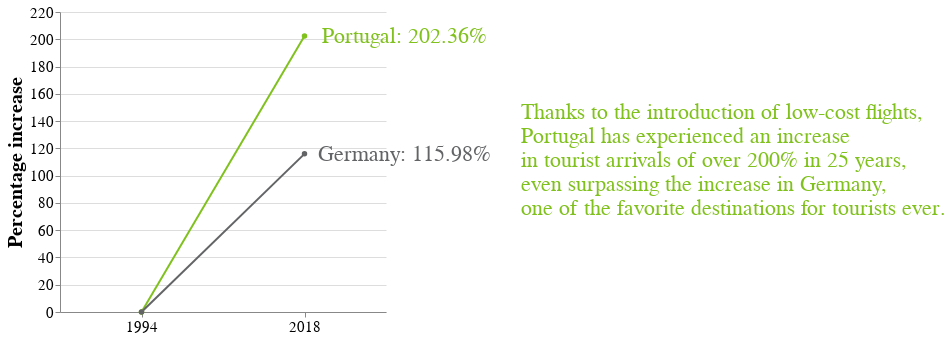

This figure's notebook cell:
### Markdown cell above
## From information to knowledge

Add a context

### Code cell
# build the annotation 
annotation = f"""Thanks to the introduction of low-cost flights, 
Portugal has experienced an increase 
in tourist arrivals of over 200% in 25 years, 
even surpassing the increase in Germany, 
one of the favorite destinations for tourists ever."""
text_df = pd.DataFrame([{'text' : annotation}])

text = alt.Chart(text_df).mark_text(lineBreak='\n',align='left',fontSize=textFontSize,y=100).encode(
    text='text:N',
    color=alt.value(iColor)
)

# build the final chart
total = (chart + pi | text).configure_view(strokeWidth=0)

configure_layout(total)

### Figure 1 — Vega-Lite specification as saved in the notebook (floating-point values rounded to 4 significant figures)
{"config": {"view": {"continuousWidth": 400, "continuousHeight": 300, "strokeWidth": 0}, "axis": {"labelFontSize": 15, "titleFontSize": 20}, "legend": {"labelFontSize": 15, "titleFontSize": 20}, "title": {"fontSize": 25, "offset": 25}}, "hconcat": [{"layer": [{"data": {"name": "data-236eaa17edc32616685e5080932817e8"}, "mark": {"type": "line", "point": {}}, "encoding": {"color": {"field": "Country", "scale": {"domain": ["PT", "DE"], "range": ["#80C11E", "#636466"]}, "type": "nominal"}, "x": {"axis": {"labelAngle": 0}, "field": "Date", "title": "", "type": "ordinal"}, "y": {"field": "Tourist Arrivals", "title": "Percentage increase", "type": "quantitative"}}, "width": 326.0}, {"data": {"name": "data-00583045a5f041becde1fdddded074ab"}, "mark": {"type": "text", "dx": 100, "fontSize": 22}, "encoding": {"color": {"field": "Country", "legend": null, "scale": {"domain": ["PT", "DE"], "range": ["#80C11E", "#636466"]}, "type": "nominal"}, "text": {"field": "Text", "type": "nominal"}, "x": {"field": "X", "type": "ordinal"}, "y": {"field": "Y", "type": "quantitative"}}}]}, {"data": {"name": "data-33f1cd907fa6a0d016ca0aabef82818c"}, "mark": {"type": "text", "align": "left", "fontSize": 22, "lineBreak": "\n", "y": 100}, "encoding": {"color": {"value": "#80C11E"}, "text": {"field": "text", "type": "nominal"}}}], "$schema": "https://vega.github.io/schema/vega-lite/v4.17.0.json", "datasets": {"data-236eaa17edc32616685e5080932817e8": [{"Date": 1994, "Country": "PT", "Tourist Arrivals": 0.0}, {"Date": 2018, "Country": "PT", "Tourist Arrivals": 202.4}, {"Date": 1994, "Country": "DE", "Tourist Arrivals": 0.0}, {"Date": 2018, "Country": "DE", "Tourist Arrivals": 116.0}], "data-00583045a5f041becde1fdddded074ab": [{"Text": "Portugal: 202.36%", "Y": 202.4, "X": 2018, "Country": "PT"}, {"Text": "Germany: 115.98%", "Y": 116.0, "X": 2018, "Country": "DE"}], "data-33f1cd907fa6a0d016ca0aabef82818c": [{"text": "Thanks to the introduction of low-cost flights, \nPortugal has experienced an increase \nin tourist arrivals of over 200% in 25 years, \neven surpassing the increase in Germany, \none of the favorite destinations for tourists ever."}]}}
